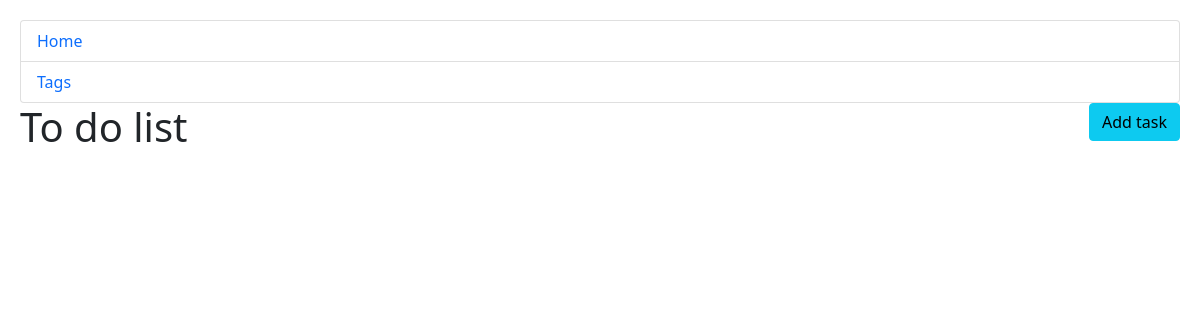
The app's page /, older data.
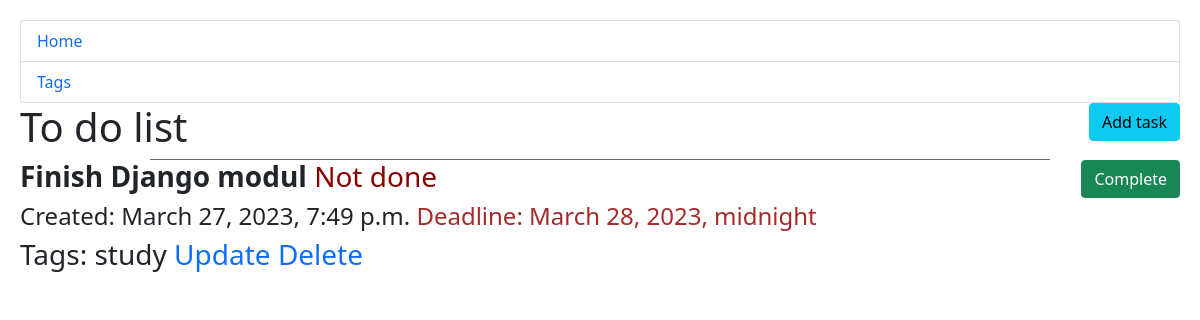
The same page, newer data.
### tasklist/models.py (models this page shows, shortened)
class Task(models.Model):
    content = models.CharField(max_length=255)
    datetime = models.DateTimeField(auto_now_add=True)
    deadline = models.DateTimeField(blank=True, null=True)
    status = models.BooleanField()
    tags = models.ManyToManyField(Tag, related_name="tags")

class Tag(models.Model):
    name = models.CharField(max_length=100)

### tasklist/views.py (the view)
# urls.py: path("", TaskList.as_view(), name="index"),
class TaskList(generic.ListView):
    model = Task
    context_object_name = "tasks_list"
    template_name = "tasklist/index.html"
    queryset = Task.objects.prefetch_related("tags")

### templates/tasklist/index.html
{% extends "base.html" %}
{% block content %}
  <h1>
    To do list
    <a href="{% url 'tasklist:task-create' %}" class="btn btn-info add">Add task</a>
  </h1>
  {% if tasks_list %}
    {% for task in tasks_list %}
      <div>
        <div class="h_line"></div>
        <h3>
          <strong>{{ task.content }}</strong>
          {% if task.status %}
            <span class="done">Done </span>
            <a href="{% url 'tasklist:toggle-complete-task' pk=task.id %}" class="btn btn-secondary add">Undo</a>
          {% else %}
            <span class="not-done">Not done </span>
            <a href="{% url 'tasklist:toggle-complete-task' pk=task.id %}" class="btn btn-success add">Complete</a>
          {% endif %}
        </h3>
        <h4>
          Created: {{ task.datetime }}
          {% if task.deadline %}
            <span class="deadline">Deadline: {{ task.deadline }}</span>
          {% endif %}
        </h4>
        <h3>
          Tags:
            {% for tag in task.tags.all %}
              {{ tag.name }}
            {% endfor %}
          <a href="{% url 'tasklist:task-update' pk=task.id%}" class="a">Update</a>
          <a href="{% url 'tasklist:task-delete' pk=task.id%}" class="a">Delete</a>
        </h3>
      </div>
    {% endfor %}
  {% endif %}
{% endblock %}

Row changes from the older to the newer data that the page shows:
added Task: content "Finish Django modul", status "Not done", datetime "March 27, 2023, 7:49 p.m.", deadline "March 28, 2023, midnight"
added Tag: name "study"
